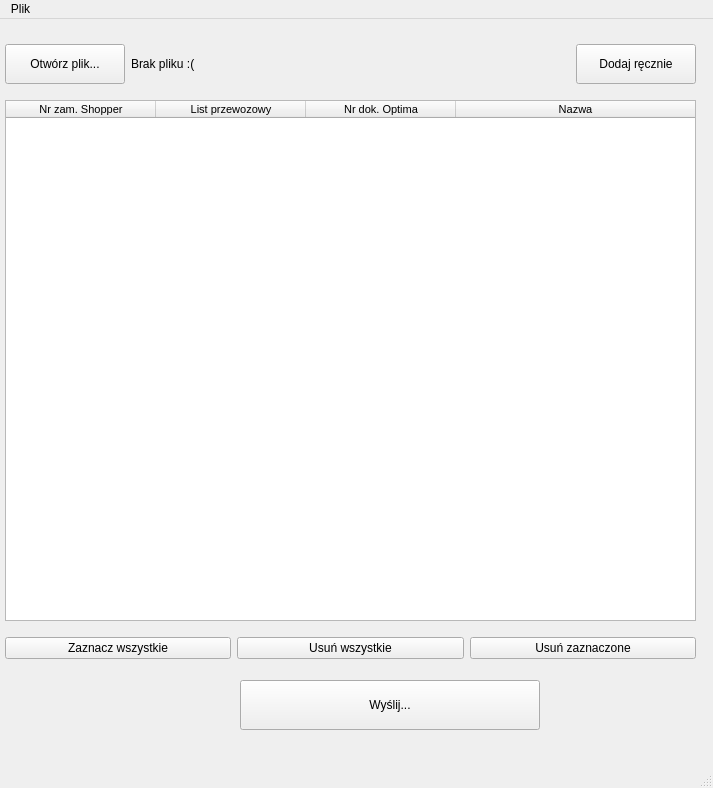
<?xml version="1.0" encoding="UTF-8"?>
<ui version="4.0">
 <class>MainWindow</class>
 <widget class="QMainWindow" name="MainWindow">
  <property name="geometry">
   <rect>
    <x>0</x>
    <y>0</y>
    <width>713</width>
    <height>788</height>
   </rect>
  </property>
  <property name="maximumSize">
   <size>
    <width>2000</width>
    <height>2000</height>
   </size>
  </property>
  <property name="windowTitle">
   <string>MainWindow</string>
  </property>
  <widget class="QWidget" name="centralwidget">
   <widget class="QWidget" name="verticalLayoutWidget">
    <property name="geometry">
     <rect>
      <x>0</x>
      <y>10</y>
      <width>701</width>
      <height>711</height>
     </rect>
    </property>
    <layout class="QVBoxLayout" name="verticalLayout" stretch="0,0,0,0">
     <property name="leftMargin">
      <number>5</number>
     </property>
     <property name="topMargin">
      <number>5</number>
     </property>
     <property name="rightMargin">
      <number>5</number>
     </property>
     <property name="bottomMargin">
      <number>5</number>
     </property>
     <item>
      <layout class="QHBoxLayout" name="horizontalLayout">
       <property name="topMargin">
        <number>10</number>
       </property>
       <property name="bottomMargin">
        <number>10</number>
       </property>
       <item>
        <widget class="QPushButton" name="openFileButton">
         <property name="minimumSize">
          <size>
           <width>0</width>
           <height>40</height>
          </size>
         </property>
         <property name="maximumSize">
          <size>
           <width>120</width>
           <height>100</height>
          </size>
         </property>
         <property name="text">
          <string>Otwórz plik...</string>
         </property>
        </widget>
       </item>
       <item>
        <widget class="QLabel" name="filePathLabel">
         <property name="text">
          <string>Brak pliku :(</string>
         </property>
        </widget>
       </item>
       <item>
        <widget class="QPushButton" name="addParcelManButton">
         <property name="minimumSize">
          <size>
           <width>0</width>
           <height>40</height>
          </size>
         </property>
         <property name="maximumSize">
          <size>
           <width>120</width>
           <height>40</height>
          </size>
         </property>
         <property name="text">
          <string>Dodaj ręcznie</string>
         </property>
        </widget>
       </item>
      </layout>
     </item>
     <item>
      <widget class="QTableWidget" name="tableWidget">
       <property name="minimumSize">
        <size>
         <width>570</width>
         <height>0</height>
        </size>
       </property>
       <property name="palette">
        <palette>
         <active>
          <colorrole role="AlternateBase">
           <brush brushstyle="SolidPattern">
            <color alpha="255">
             <red>0</red>
             <green>157</green>
             <blue>255</blue>
            </color>
           </brush>
          </colorrole>
         </active>
         <inactive>
          <colorrole role="AlternateBase">
           <brush brushstyle="SolidPattern">
            <color alpha="255">
             <red>0</red>
             <green>157</green>
             <blue>255</blue>
            </color>
           </brush>
          </colorrole>
         </inactive>
         <disabled>
          <colorrole role="AlternateBase">
           <brush brushstyle="SolidPattern">
            <color alpha="255">
             <red>0</red>
             <green>157</green>
             <blue>255</blue>
            </color>
           </brush>
          </colorrole>
         </disabled>
        </palette>
       </property>
       <property name="font">
        <font>
         <pointsize>8</pointsize>
        </font>
       </property>
       <property name="focusPolicy">
        <enum>Qt::StrongFocus</enum>
       </property>
       <property name="contextMenuPolicy">
        <enum>Qt::DefaultContextMenu</enum>
       </property>
       <property name="layoutDirection">
        <enum>Qt::LeftToRight</enum>
       </property>
       <property name="sizeAdjustPolicy">
        <enum>QAbstractScrollArea::AdjustToContentsOnFirstShow</enum>
       </property>
       <property name="editTriggers">
        <set>QAbstractItemView::AllEditTriggers</set>
       </property>
       <property name="showDropIndicator" stdset="0">
        <bool>false</bool>
       </property>
       <property name="dragEnabled">
        <bool>true</bool>
       </property>
       <property name="dragDropMode">
        <enum>QAbstractItemView::NoDragDrop</enum>
       </property>
       <property name="selectionMode">
        <enum>QAbstractItemView::NoSelection</enum>
       </property>
       <property name="selectionBehavior">
        <enum>QAbstractItemView::SelectRows</enum>
       </property>
       <property name="iconSize">
        <size>
         <width>10</width>
         <height>10</height>
        </size>
       </property>
       <property name="showGrid">
        <bool>true</bool>
       </property>
       <property name="gridStyle">
        <enum>Qt::SolidLine</enum>
       </property>
       <property name="sortingEnabled">
        <bool>true</bool>
       </property>
       <property name="wordWrap">
        <bool>false</bool>
       </property>
       <property name="cornerButtonEnabled">
        <bool>false</bool>
       </property>
       <property name="rowCount">
        <number>0</number>
       </property>
       <attribute name="horizontalHeaderCascadingSectionResizes">
        <bool>true</bool>
       </attribute>
       <attribute name="horizontalHeaderMinimumSectionSize">
        <number>50</number>
       </attribute>
       <attribute name="horizontalHeaderDefaultSectionSize">
        <number>150</number>
       </attribute>
       <attribute name="horizontalHeaderShowSortIndicator" stdset="0">
        <bool>true</bool>
       </attribute>
       <attribute name="horizontalHeaderStretchLastSection">
        <bool>true</bool>
       </attribute>
       <attribute name="verticalHeaderVisible">
        <bool>true</bool>
       </attribute>
       <attribute name="verticalHeaderCascadingSectionResizes">
        <bool>false</bool>
       </attribute>
       <attribute name="verticalHeaderDefaultSectionSize">
        <number>30</number>
       </attribute>
       <attribute name="verticalHeaderShowSortIndicator" stdset="0">
        <bool>false</bool>
       </attribute>
       <attribute name="verticalHeaderStretchLastSection">
        <bool>false</bool>
       </attribute>
       <column>
        <property name="text">
         <string>Nr zam. Shopper</string>
        </property>
       </column>
       <column>
        <property name="text">
         <string>List przewozowy</string>
        </property>
       </column>
       <column>
        <property name="text">
         <string>Nr dok. Optima</string>
        </property>
       </column>
       <column>
        <property name="text">
         <string>Nazwa</string>
        </property>
       </column>
      </widget>
     </item>
     <item>
      <layout class="QHBoxLayout" name="horizontalLayout_2">
       <property name="topMargin">
        <number>10</number>
       </property>
       <property name="bottomMargin">
        <number>10</number>
       </property>
       <item>
        <widget class="QPushButton" name="deleteAllParcelsButton_2">
         <property name="text">
          <string>Zaznacz wszystkie</string>
         </property>
        </widget>
       </item>
       <item>
        <widget class="QPushButton" name="deleteAllParcelsButton">
         <property name="text">
          <string>Usuń wszystkie</string>
         </property>
        </widget>
       </item>
       <item>
        <widget class="QPushButton" name="deleteSelectedParcelsButton">
         <property name="text">
          <string>Usuń zaznaczone</string>
         </property>
        </widget>
       </item>
      </layout>
     </item>
     <item>
      <layout class="QHBoxLayout" name="horizontalLayout_3">
       <property name="leftMargin">
        <number>5</number>
       </property>
       <property name="topMargin">
        <number>5</number>
       </property>
       <property name="rightMargin">
        <number>5</number>
       </property>
       <property name="bottomMargin">
        <number>5</number>
       </property>
       <item>
        <spacer name="horizontalSpacer_2">
         <property name="orientation">
          <enum>Qt::Horizontal</enum>
         </property>
         <property name="sizeType">
          <enum>QSizePolicy::Preferred</enum>
         </property>
         <property name="sizeHint" stdset="0">
          <size>
           <width>40</width>
           <height>20</height>
          </size>
         </property>
        </spacer>
       </item>
       <item>
        <spacer name="horizontalSpacer">
         <property name="orientation">
          <enum>Qt::Horizontal</enum>
         </property>
         <property name="sizeType">
          <enum>QSizePolicy::Preferred</enum>
         </property>
         <property name="sizeHint" stdset="0">
          <size>
           <width>40</width>
           <height>20</height>
          </size>
         </property>
        </spacer>
       </item>
       <item>
        <widget class="QPushButton" name="sendParcelsButton">
         <property name="minimumSize">
          <size>
           <width>0</width>
           <height>50</height>
          </size>
         </property>
         <property name="maximumSize">
          <size>
           <width>300</width>
           <height>16777215</height>
          </size>
         </property>
         <property name="layoutDirection">
          <enum>Qt::LeftToRight</enum>
         </property>
         <property name="autoFillBackground">
          <bool>true</bool>
         </property>
         <property name="text">
          <string>Wyślij...</string>
         </property>
         <property name="flat">
          <bool>false</bool>
         </property>
        </widget>
       </item>
      </layout>
     </item>
    </layout>
   </widget>
  </widget>
  <widget class="QStatusBar" name="statusbar"/>
  <widget class="QMenuBar" name="menubar">
   <property name="geometry">
    <rect>
     <x>0</x>
     <y>0</y>
     <width>713</width>
     <height>26</height>
    </rect>
   </property>
   <widget class="QMenu" name="menuPlik">
    <property name="title">
     <string>Plik</string>
    </property>
    <addaction name="actionOpenFile"/>
    <addaction name="actionSettings"/>
    <addaction name="separator"/>
    <addaction name="actionExit"/>
   </widget>
   <addaction name="menuPlik"/>
  </widget>
  <action name="actionOpenFile">
   <property name="text">
    <string>Otwórz plik...</string>
   </property>
  </action>
  <action name="actionSettings">
   <property name="text">
    <string>Ustawienia</string>
   </property>
  </action>
  <action name="actionExit">
   <property name="text">
    <string>Zamknij program</string>
   </property>
  </action>
 </widget>
 <resources/>
 <connections/>
</ui>
